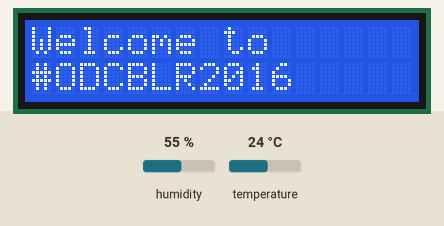
Recording of a sketch running on a simulated Arduino Uno, built with avr-gcc and run on an emulated ATmega328P. Shown: 16×2 character LCD. The inputs (shaded band) are chosen by the test bench; at power-on: humidity 55 %, temperature 24 °C. What the sketch prints to the serial monitor is not drawn.

Above: at 5.8 s.
5.9 s: humidity set to 22 %
At 12.9 s:
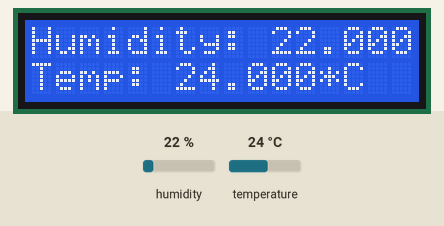
16.8 s: temperature set to 12 °C
At 23.1 s:
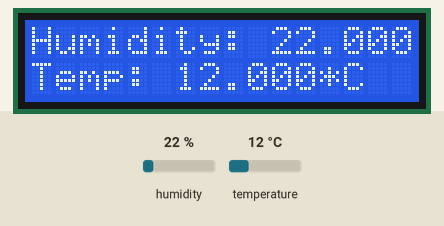
23.9 s: humidity set to 40 %
At 28.8 s:
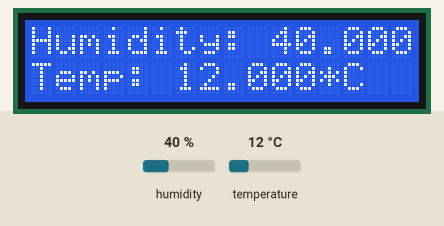
30.0 s: temperature set to 19 °C
At 33.3 s:
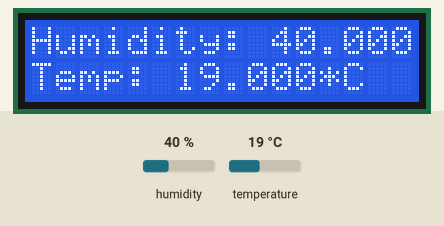
Timing chart, 0 to 34.8 s (numbered marks = the images above; inputs shaded):
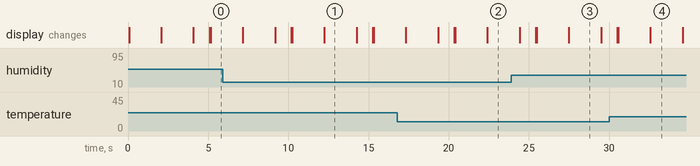

Measured:
- what the display in image 1 shows lasts 2.1 s, from 12.2 s to 14.3 s

The sketch:

temp_hum_display_on_lcd.ino
```cpp
#include <LiquidCrystal.h>
#include "DHT.h"
/*
 * Display temperature and humidity on LCD
 * Thejesh GN <thejeshgn.com>, 2016, GNU GPL v 3.0
 *
 * This is just putting them together
 * Setup Sensor part
 * Setup LCD part
 * And Run this.
 *
 */


/***********************CONTANTS*******************************************/
#define LOOP_DELAY 2000

/**************************START of Temp Sensor Setup*********************/
#define DHTTYPE DHT22      // DHT22 or AM2302
#define DHTPIN 2           // Digital pin that we have the output of AM2302 connected to.
DHT dht(DHTPIN, DHTTYPE);  //setup
/*************************END of Temp Sensor Setup**********************/


LiquidCrystal lcd(7, 8, 9, 10, 11 , 12);

void setup() {
  Serial.begin(9600);
  dht.begin(); //Start the DHT
}

void loop() {
  // Reading temperature or humidity takes about 250 milliseconds!
  // Sensor readings may also be up to 2 seconds 'old' (its a very slow sensor)
  float h = dht.readHumidity(); //Read humidity as %
  float t = dht.readTemperature(); // Read temperature as Celsius


  // Check if any reads failed and exit early (to try again).
  if (isnan(h) || isnan(t)) {
    Serial.println("Failed to read Temp and humidity from DHT sensor!");
    return;
  }

  lcd.clear();
  lcd.begin(16, 2);
  lcd.setCursor(0,0);
  lcd.write("Welcome to");
  lcd.setCursor(0,1);
  lcd.write("#ODCBLR2016");
  delay(2000);
  lcd.clear();
  lcd.setCursor(0,0);
  String humidity = "Humidity: "+String(h,3)+" %";
  lcd.print(humidity);
  String temp = "Temp: "+String(t,3)+"*C";
  lcd.setCursor(0,1);
  lcd.print(temp);
  delay(2000);
  lcd.clear();
  lcd.print("Have fun kids");
  delay(1000);

  //logging
  Serial.print(temp);
  Serial.print(humidity);

}
```
